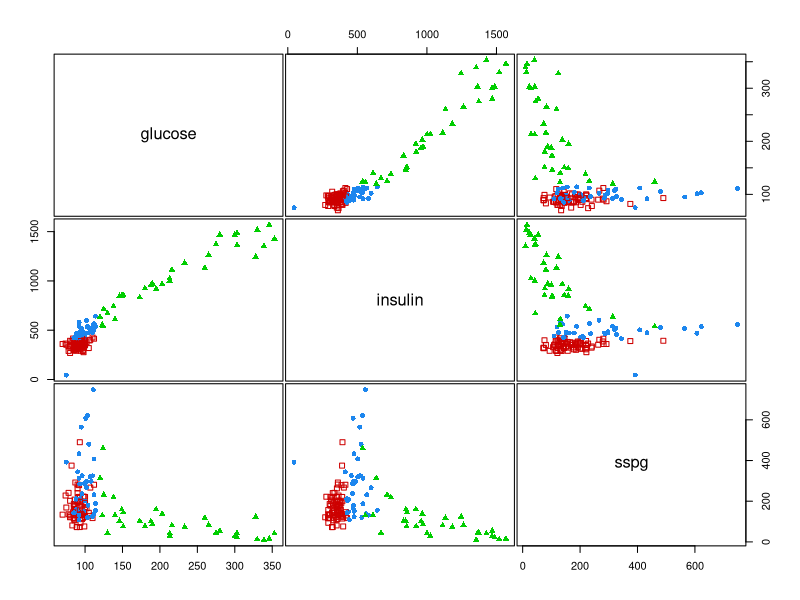
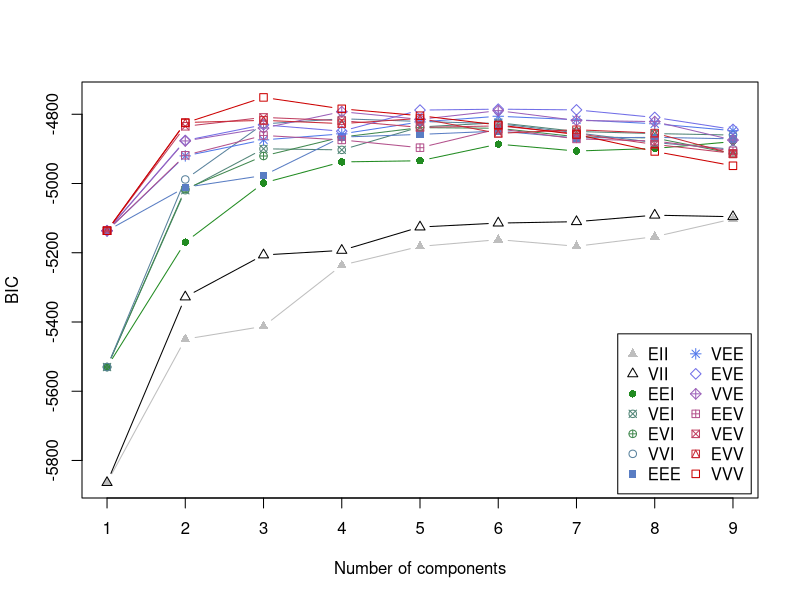
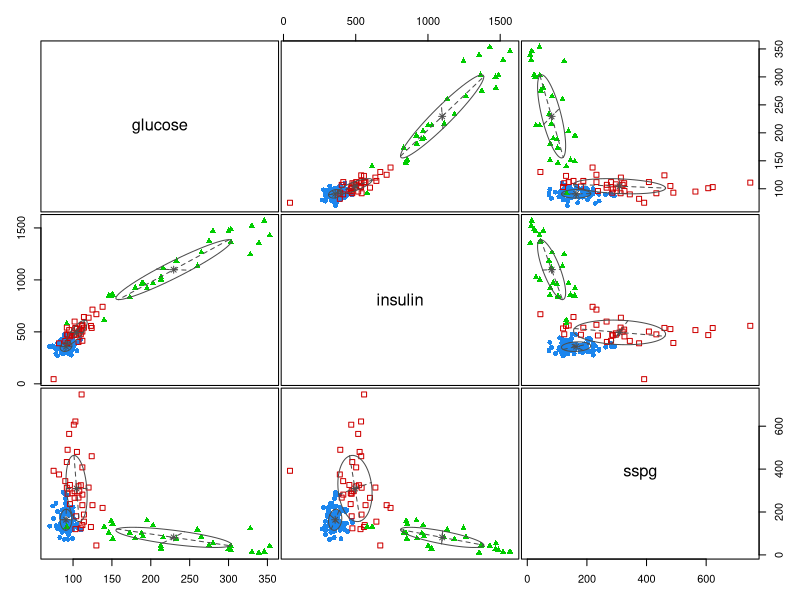
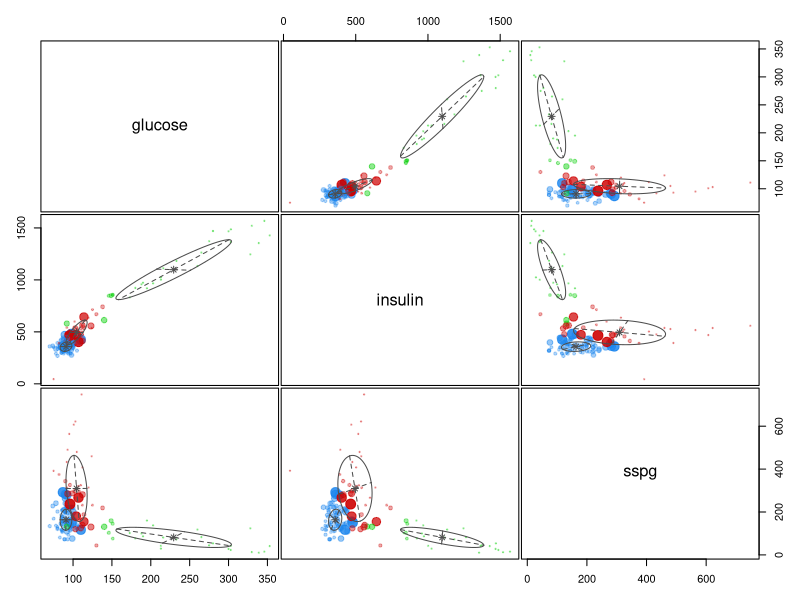
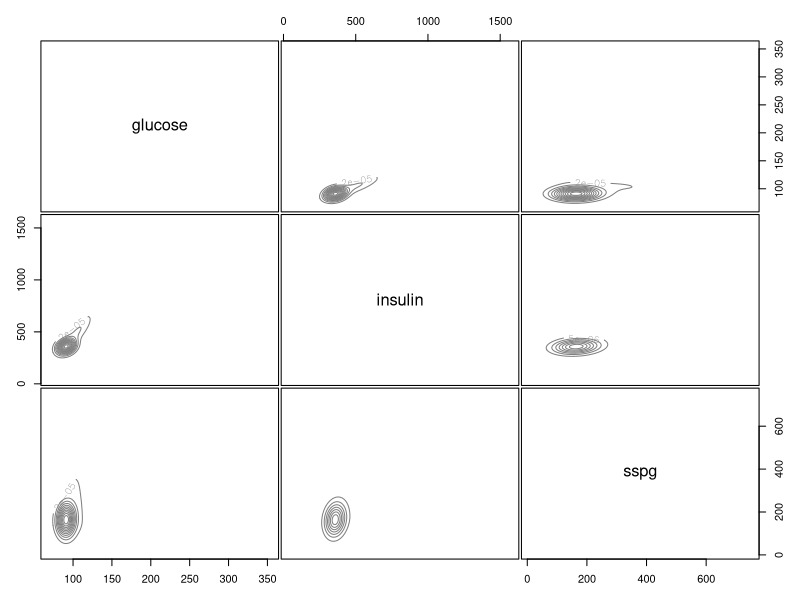
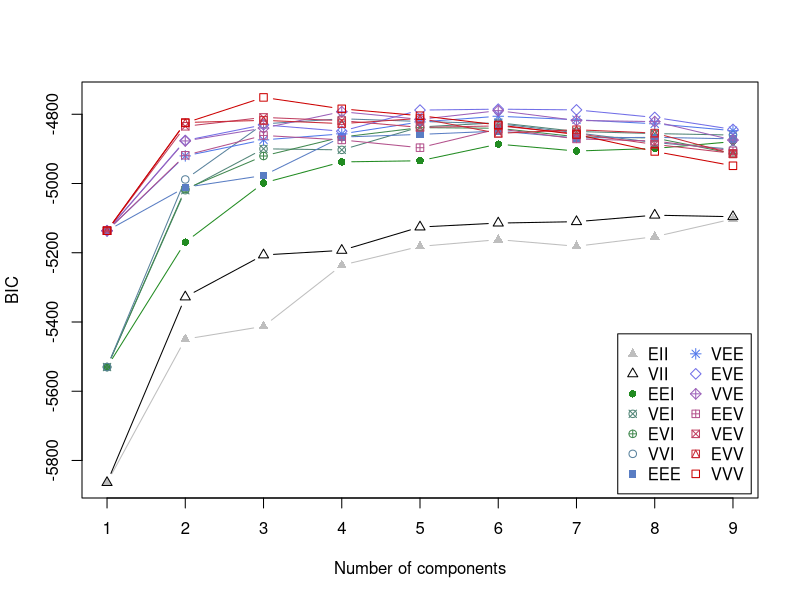
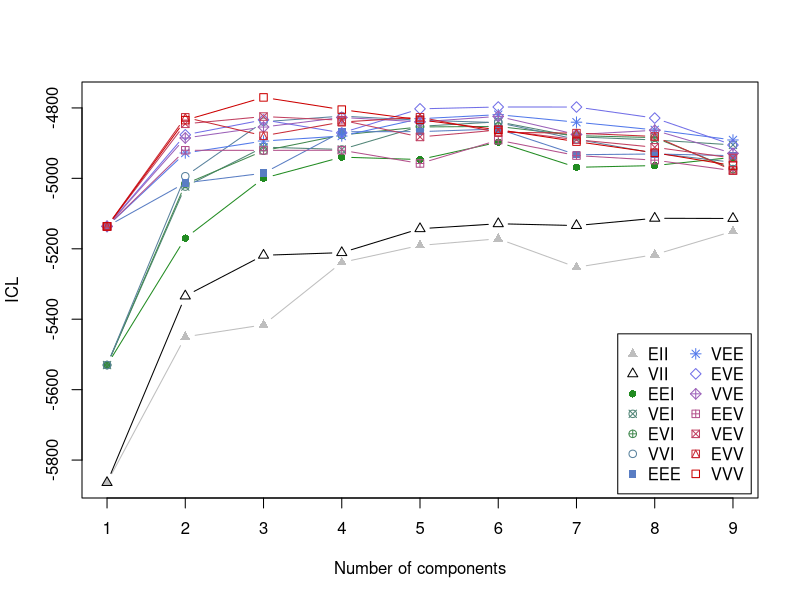

Recreate these plots in R, in order.
## ---- chunk 1
install.packages("mclust")
require(mclust)
## ---- chunk 2
data(diabetes)
summary(diabetes)
## ---- chunk 3
data(diabetes)
head(diabetes)
summary(diabetes)
class.d = diabetes$class
table(class.d)
X = diabetes[,-1]
head(X)
clPairs(X, class.d)
fit <- Mclust(X)
fit
summary(fit)
## ---- chunk 4
# 1: BIC
plot(fit, what = "BIC")
#table(class, fit$BIC)
#2: classification
plot(fit, what = "classification")
#table(class, fit$classification)
# 3: uncertainty
plot(fit, what = "uncertainty")
#table(class, fit$uncertainty)
# 4: density
plot(fit, what = "density")
#table(class, fit$density)
## ---- chunk 5
BIC = mclustBIC(X)
summary(BIC)
plot(BIC) # Only BIC plot
# plot(BIC,what = "BIC")
# The following just get BIC plot: plot(BIC,what = "classification"), plot(BIC,what = "uncertainty"), plot(BIC,what = "density")
## ---- chunk 6
ICL = mclustICL(X)
summary(ICL)
plot(ICL)  # Only ICL plot
## ---- chunk 7

#-------------------------------- Expectation  -----------------------------

expectation <- function(sample,p,a,b)
  {
  p_expectation <- (p*dbinom(sample,1,a)) / ( p*dbinom(sample,1,a) + (1-p)*dbinom(sample,1,b) )
  return(p_expectation)
}


#-------------------------------- Maximization   --------------------------------

maximization <- function(sample,epart){
  
  # estimate p
  
  p_temp <- mean(epart)
  
  # estimate a and b
  
  a_temp <- sum(sample*epart) / sum(epart)
  b_temp <- sum(sample*(1-epart)) / sum(1-epart)
  
  list(p_temp,a_temp,b_temp)   
}



#---------------------------- Expectation Maximization Algorithm  -------------------------

EM <- function(sample,p_inits,a_inits,b_inits,maxit=1000,tol=1e-6)
  {
  # Estimation of parameter(Initial)
  flag <- 0
  p_cur <- p_inits; a_cur <- a_inits; b_cur <- b_inits
  
  # Iterate between expectation and maximization parts
  
  for(i in 1:maxit){
    cur <- c(p_cur,a_cur,b_cur)
    new <- maximization(sample,expectation(sample, p_cur, a_cur, b_cur))
    p_new <- new[[1]]; a_new <- new[[2]]; b_new <- new[[3]]
    new_step <- c(p_new,a_new,b_new)
    
    # Stop iteration if the difference between the current and new estimates is less than a tolerance level
    if( all(abs(cur - new_step) < tol) ){ flag <- 1; break}
    
    
    # Otherwise continue iteration
    p_cur <- p_new; a_cur <- a_new; b_cur <- b_new
  }
  if(!flag) warning("Didn't converge\n")
  
  list(p_cur, a_cur, b_cur)
}



#------------------------------ Calculating Information matrix ----------------------------

Info.Mat.function <- function(sample, p.est, a.est, b.est){
  expectation.est <- expectation(sample,p.est, a.est, b.est)
  info.mat <- matrix(rep(0,9),3,3)
  info.mat[1,1] <- - sum(expectation.est)/(p.est^2)  - sum((1-expectation.est))/((1-p.est)^2) 
  info.mat[2,2] <- - sum(expectation.est*sample)/(a.est^2) - sum(expectation.est*(1-sample))/((1-a.est)^2)
  info.mat[3,3] <- - sum((1-expectation.est)*sample)/(b.est^2) - sum((1-expectation.est)*(1-sample))/((1-b.est)^2)
  return(-info.mat)
}


#------------------ Now Generate sample data --------------------------------

n <- 10000
p_true <- 0.85 # prob of using first coin
a_true <-  0.50 # the first coin has P(heads) = 0.50
b_true <-  0.70 # the second coin has P(heads) = 0.70
true <- c(p_true,a_true,b_true)
u <- ifelse(runif(n)<p_true, rbinom(n,1,a_true),rbinom(n,1,b_true))


# Set parameter estimates
p_init = 0.70; a_init = 0.70; b_init = 0.60


#--------------------Return EM Algorithm function and calculate Confidence Interval-----------------------------

output <- EM(u,p_init,a_init,b_init)


# Confidence Intervals
sd.out <- sqrt(diag(solve(Info.Mat.function(u,output[[1]],output[[2]],output[[3]]))))
data.frame("Truth" = true, "EM Estimate" = unlist(output), "Lower CI" = unlist(output) - qnorm(.975)*sd.out, "Upper CI" = unlist(output) + qnorm(.975)*sd.out)
